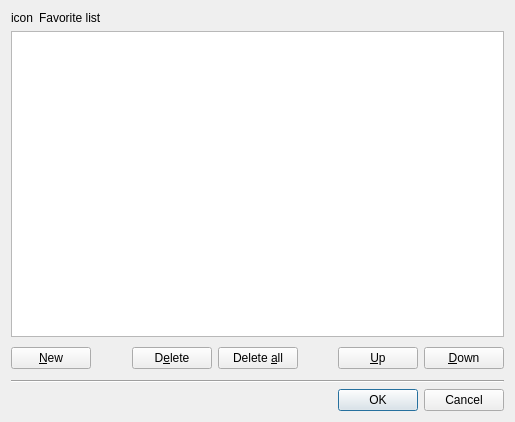
<ui version="4.0" >
 <class>FavoriteEditor</class>
 <widget class="QDialog" name="FavoriteEditor" >
  <property name="geometry" >
   <rect>
    <x>0</x>
    <y>0</y>
    <width>515</width>
    <height>422</height>
   </rect>
  </property>
  <layout class="QVBoxLayout" >
   <item>
    <layout class="QHBoxLayout" >
     <item>
      <widget class="QLabel" name="dialog_icon" >
       <property name="text" >
        <string>icon</string>
       </property>
       <property name="alignment" >
        <set>Qt::AlignLeading|Qt::AlignLeft|Qt::AlignTop</set>
       </property>
      </widget>
     </item>
     <item>
      <widget class="QLabel" name="title_label" >
       <property name="sizePolicy" >
        <sizepolicy vsizetype="Preferred" hsizetype="Expanding" >
         <horstretch>0</horstretch>
         <verstretch>0</verstretch>
        </sizepolicy>
       </property>
       <property name="text" >
        <string>Favorite list</string>
       </property>
       <property name="wordWrap" >
        <bool>true</bool>
       </property>
      </widget>
     </item>
    </layout>
   </item>
   <item>
    <widget class="QTableWidget" name="table" />
   </item>
   <item>
    <layout class="QHBoxLayout" >
     <item>
      <widget class="QPushButton" name="add_button" >
       <property name="text" >
        <string>&amp;New</string>
       </property>
      </widget>
     </item>
     <item>
      <spacer>
       <property name="orientation" >
        <enum>Qt::Horizontal</enum>
       </property>
       <property name="sizeHint" >
        <size>
         <width>21</width>
         <height>20</height>
        </size>
       </property>
      </spacer>
     </item>
     <item>
      <widget class="QPushButton" name="delete_button" >
       <property name="text" >
        <string>D&amp;elete</string>
       </property>
      </widget>
     </item>
     <item>
      <widget class="QPushButton" name="delete_all_button" >
       <property name="text" >
        <string>Delete &amp;all</string>
       </property>
      </widget>
     </item>
     <item>
      <spacer>
       <property name="orientation" >
        <enum>Qt::Horizontal</enum>
       </property>
       <property name="sizeHint" >
        <size>
         <width>31</width>
         <height>31</height>
        </size>
       </property>
      </spacer>
     </item>
     <item>
      <widget class="QPushButton" name="up_button" >
       <property name="text" >
        <string>&amp;Up</string>
       </property>
      </widget>
     </item>
     <item>
      <widget class="QPushButton" name="down_button" >
       <property name="text" >
        <string>&amp;Down</string>
       </property>
      </widget>
     </item>
    </layout>
   </item>
   <item>
    <widget class="Line" name="line" >
     <property name="orientation" >
      <enum>Qt::Horizontal</enum>
     </property>
    </widget>
   </item>
   <item>
    <widget class="QDialogButtonBox" name="buttonBox" >
     <property name="orientation" >
      <enum>Qt::Horizontal</enum>
     </property>
     <property name="standardButtons" >
      <set>QDialogButtonBox::Cancel|QDialogButtonBox::NoButton|QDialogButtonBox::Ok</set>
     </property>
    </widget>
   </item>
  </layout>
 </widget>
 <tabstops>
  <tabstop>table</tabstop>
  <tabstop>add_button</tabstop>
  <tabstop>delete_button</tabstop>
  <tabstop>delete_all_button</tabstop>
  <tabstop>up_button</tabstop>
  <tabstop>down_button</tabstop>
  <tabstop>buttonBox</tabstop>
 </tabstops>
 <resources/>
 <connections>
  <connection>
   <sender>buttonBox</sender>
   <signal>accepted()</signal>
   <receiver>FavoriteEditor</receiver>
   <slot>accept()</slot>
   <hints>
    <hint type="sourcelabel" >
     <x>248</x>
     <y>254</y>
    </hint>
    <hint type="destinationlabel" >
     <x>157</x>
     <y>274</y>
    </hint>
   </hints>
  </connection>
  <connection>
   <sender>buttonBox</sender>
   <signal>rejected()</signal>
   <receiver>FavoriteEditor</receiver>
   <slot>reject()</slot>
   <hints>
    <hint type="sourcelabel" >
     <x>316</x>
     <y>260</y>
    </hint>
    <hint type="destinationlabel" >
     <x>286</x>
     <y>274</y>
    </hint>
   </hints>
  </connection>
 </connections>
</ui>
